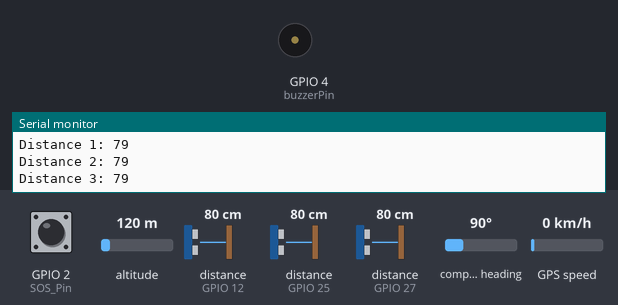
Bench run of a sketch on a simulated ESP32. Shown: buzzer (waves = sounding, pin HIGH), the last lines printed to the serial monitor. Wiring (inferred from the names in the program): 3 × ultrasonic range finder: trigger GPIO 13, echo GPIO 12 / trigger GPIO 14, echo GPIO 27 / trigger GPIO 26, echo GPIO 25. Inputs (shaded band) come from the test bench; at power-on: distance to the obstacle (sensors on GPIO 12, GPIO 25, GPIO 27) 80 cm, GPIO 2 (SOS_Pin) HIGH, altitude 120 m, compass heading 90°, GPS speed 0 km/h. The echo pulse lasts 58.3 µs per cm; the GPS gets a fix after 3 s at 37.7749, -122.4194 with 8 satellites; the modem accepts every AT command (registered, SIM ready, sends succeed) and sends nothing else; pins used as bus, display or sensor lines are not drawn.

Above: at 1.2 s.
1.3 s: distance to the obstacle (sensor on GPIO 12) set to 40 cm
3.5 s: distance to the obstacle (sensor on GPIO 12) set to 34 cm
At 4.57 s:
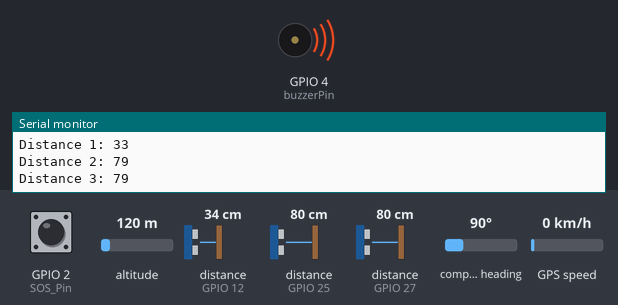
6.5 s: GPIO 2 (SOS_Pin) pulled LOW for 1 s
At 6.79 s:
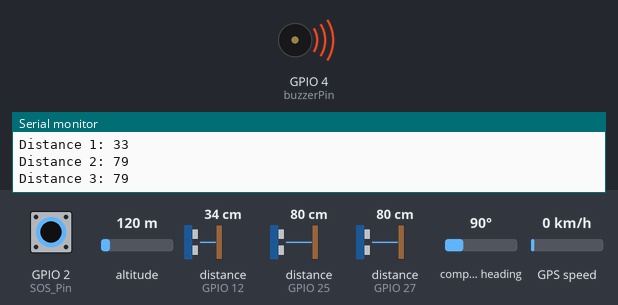
Timing chart, 0 to 9.5 s (numbered marks = the images above; inputs shaded):
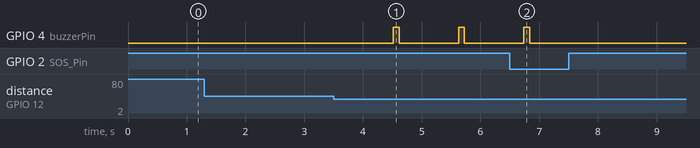

Measured:
- the behaviour switches between 37 and 36 cm on distance to the obstacle (sensor on GPIO 12) (found by bisection; images 0 and 1)
- after the input at 3.5 s, GPIO 4 (buzzerPin): alternates HIGH for 0.10 s and LOW for 1.0 s, starting after 1.0 s
- after the input at 6.5 s, GPIO 4 (buzzerPin): goes on until 6.8 s, then stays LOW

The sketch:

pallavi_final_code_blind_balt.ino
```cpp
#include <TinyGPS++.h>
#include <SoftwareSerial.h>
#include <WiFi.h>

// GPS Module Configuration
static const int GPS_RX_Pin = 1; // GPIO 4=D2(connect Tx of GPS) and GPIO 5=D1(connect Rx of GPS)
static const int GPS_TX_Pin = 3;
static const uint32_t GPSBaud = 9600;
TinyGPSPlus gps;
SoftwareSerial mygps(GPS_RX_Pin, GPS_TX_Pin);

float latitude;
float longitude;
float velocity;
float sats;
String bearing;

// SOS Configuration
const int SOS_Pin = 2; // SOS switch pin
SoftwareSerial SIM800L(17, 16); // RX, TX pins
bool sosTriggered = false; // Flag to track if SOS has been triggered

// Ultrasonic Sensor Configuration
const int trigPin1 = 13;
const int echoPin1 = 12;

const int trigPin2 = 14;
const int echoPin2 = 27;

const int trigPin3 = 26;
const int echoPin3 = 25;

// Buzzer Configuration
const int buzzerPin = 4;

void setup() {
  Serial.begin(115200);
  mygps.begin(GPSBaud);
  SIM800L.begin(9600);
  pinMode(SOS_Pin, INPUT_PULLUP); // Set SOS pin as input with internal pull-up resistor
  pinMode(trigPin1, OUTPUT);
  pinMode(echoPin1, INPUT);
  pinMode(trigPin2, OUTPUT);
  pinMode(echoPin2, INPUT);
  pinMode(trigPin3, OUTPUT);
  pinMode(echoPin3, INPUT);
  pinMode(buzzerPin, OUTPUT);
}

void loop() {
  if (digitalRead(SOS_Pin) == LOW && !sosTriggered) {
    while (mygps.available() > 0) {
      if (gps.encode(mygps.read())) {
        displayInfo();
        sendSOS();
        makeCall();
        sosTriggered = true;
      }
    }
  } else if (digitalRead(SOS_Pin) == HIGH) {
    sosTriggered = false;
  }

  int distance1 = getDistance(trigPin1, echoPin1);
  int distance2 = getDistance(trigPin2, echoPin2);
  int distance3 = getDistance(trigPin3, echoPin3);

  Serial.print("Distance 1: ");
  Serial.println(distance1);

  Serial.print("Distance 2: ");
  Serial.println(distance2);

  Serial.print("Distance 3: ");
  Serial.println(distance3);

  triggerBuzzer(distance1);
  triggerBuzzer(distance2);
  triggerBuzzer(distance3);
}

void displayInfo() {
  if (gps.location.isValid()) {
    sats = gps.satellites.value();
    latitude = gps.location.lat();
    longitude = gps.location.lng();
    velocity = gps.speed.kmph();
    bearing = TinyGPSPlus::cardinal(gps.course.value());

    Serial.print("SATS: ");
    Serial.println(sats);
    Serial.print("LATITUDE: ");
    Serial.println(latitude, 6);
    Serial.print("LONGITUDE: ");
    Serial.println(longitude, 6);
    Serial.print("SPEED: ");
    Serial.print(velocity);
    Serial.println(" kmph");
    Serial.print("DIRECTION: ");
    Serial.println(bearing);
  }
}

void sendSOS() {
  SIM800L.println("AT+CMGF=1");
  delay(1000);

  while (SIM800L.available()) {
    Serial.write(SIM800L.read());
  }

  SIM800L.print("AT+CMGS=\"+919579798405\"\r");
  delay(1000);

  String googleMapsURL = "http://maps.google.com/maps?q=";
  googleMapsURL += String(latitude, 6);
  googleMapsURL += ",";
  googleMapsURL += String(longitude, 6);

  SIM800L.print("SOS triggered! Latitude: ");
  SIM800L.print(latitude, 6);
  SIM800L.print(", Longitude: ");
  SIM800L.print(longitude, 6);
  SIM800L.print(", Speed: ");
  SIM800L.print(velocity);
  SIM800L.print(" kmph, Direction: ");
  SIM800L.print(bearing);
  SIM800L.println(". Open in Google Maps: " + googleMapsURL);
  delay(1000);

  SIM800L.print((char)26);

  delay(1000);
}

void makeCall() {
  SIM800L.print("ATD+919579798405;\r\n");
  delay(30000);
  SIM800L.println("ATH");
}

int getDistance(int trigPin, int echoPin) {
  digitalWrite(trigPin, LOW);
  delayMicroseconds(2);
  digitalWrite(trigPin, HIGH);
  delayMicroseconds(10);
  digitalWrite(trigPin, LOW);

  long duration = pulseIn(echoPin, HIGH);
  int distance = duration * 0.034 / 2;

  return distance;
}

void triggerBuzzer(int distance) {
  if (distance >= 1 && distance <= 5) {
    delay(5);
    digitalWrite(buzzerPin, HIGH);
    delay(100);
    digitalWrite(buzzerPin, LOW);
  } else if (distance > 5 && distance <= 10) {
    delay(100);
    digitalWrite(buzzerPin, HIGH);
    delay(100);
    digitalWrite(buzzerPin, LOW);
  } else if (distance > 10 && distance <= 15) {
    delay(500);
    digitalWrite(buzzerPin, HIGH);
    delay(100);
    digitalWrite(buzzerPin, LOW);
  } else if (distance > 15 && distance <= 25) {
    delay(700);
    digitalWrite(buzzerPin, HIGH);
    delay(100);
    digitalWrite(buzzerPin, LOW);
  } else if (distance > 25 && distance <= 35) {
    delay(1000);
    digitalWrite(buzzerPin, HIGH);
    delay(100);
    digitalWrite(buzzerPin, LOW);
  }
}
```
